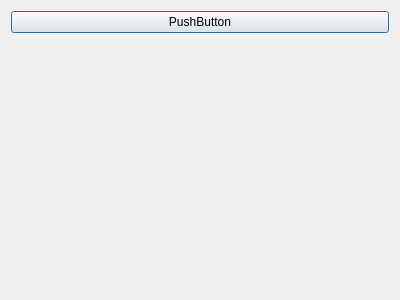
<?xml version="1.0" encoding="UTF-8"?>
<ui version="4.0">
 <class>DisplayUpdateSkills</class>
 <widget class="QDialog" name="DisplayUpdateSkills">
  <property name="geometry">
   <rect>
    <x>0</x>
    <y>0</y>
    <width>400</width>
    <height>300</height>
   </rect>
  </property>
  <property name="windowTitle">
   <string>Dialog</string>
  </property>
  <layout class="QGridLayout" name="gridLayout">
   <item row="1" column="0">
    <widget class="QLabel" name="lblImage">
     <property name="text">
      <string/>
     </property>
    </widget>
   </item>
   <item row="0" column="0">
    <widget class="QPushButton" name="pushButton">
     <property name="text">
      <string>PushButton</string>
     </property>
    </widget>
   </item>
  </layout>
 </widget>
 <resources/>
 <connections/>
</ui>
